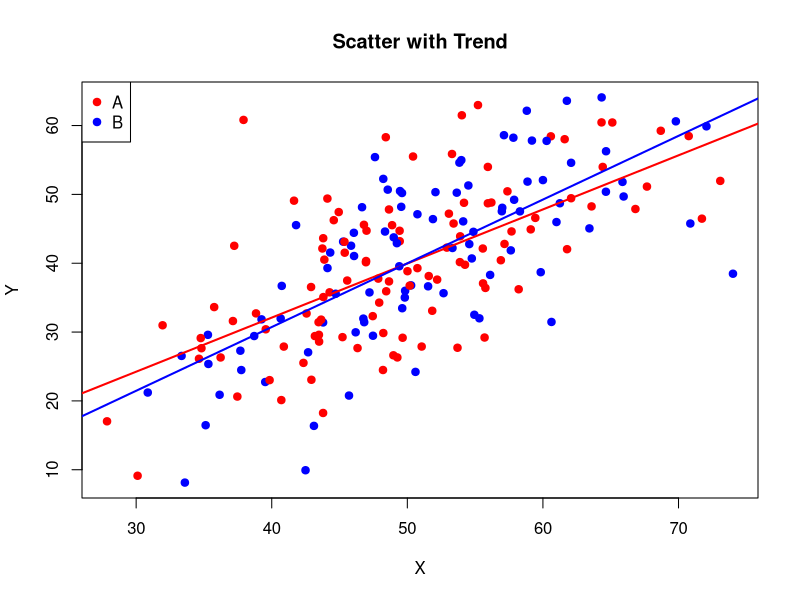
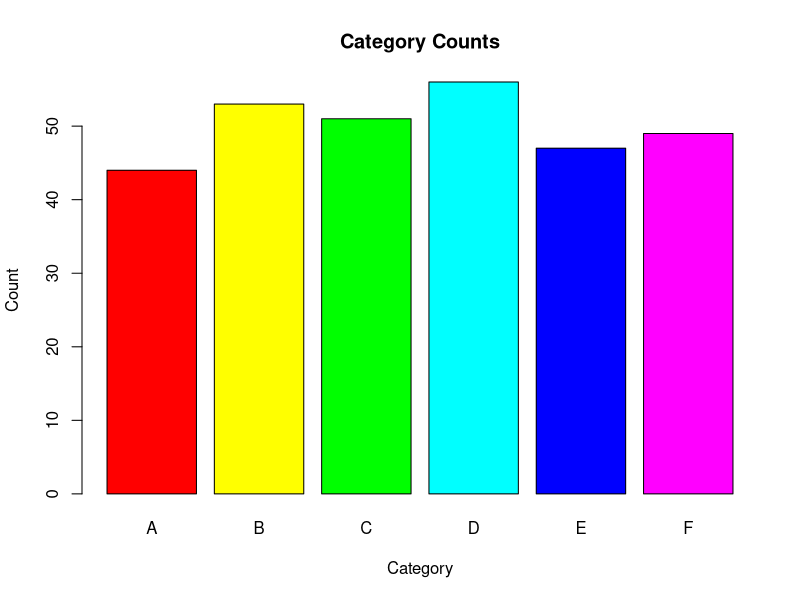
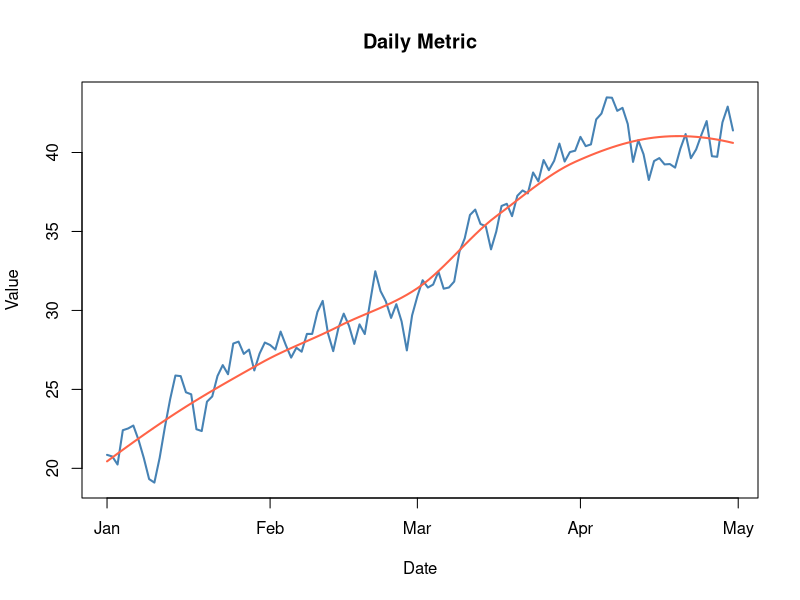
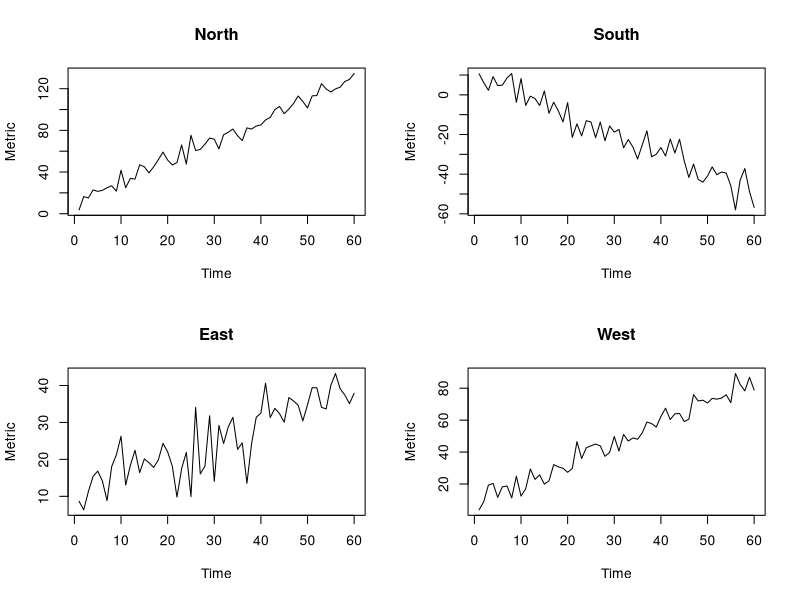

The R script that drew these images, in order:
## ---- chunk 1
# library(tidyverse)
knitr::opts_chunk$set(fig.width = 8, fig.height = 6, dpi = 150)
## ---- chunk 2
set.seed(1)
scatter_df <- data.frame(
  x = rnorm(200, mean = 50, sd = 10),
  group = sample(c("A", "B"), 200, replace = TRUE)
)
scatter_df$y <- 0.8 * scatter_df$x + rnorm(200, sd = 8)

# Create color vector
colors <- ifelse(scatter_df$group == "A", "red", "blue")
plot(scatter_df$x, scatter_df$y, col = colors, pch = 19,
     main = "Scatter with Trend", xlab = "X", ylab = "Y")
legend("topleft", legend = c("A", "B"), col = c("red", "blue"), pch = 19)
abline(lm(y ~ x, data = scatter_df[scatter_df$group == "A",]), col = "red", lwd = 2)
abline(lm(y ~ x, data = scatter_df[scatter_df$group == "B",]), col = "blue", lwd = 2)
## ---- chunk 3
bar_df <- data.frame(
  category = sample(LETTERS[1:6], 300, replace = TRUE)
)
counts <- table(bar_df$category)

barplot(counts, col = rainbow(length(counts)),
        main = "Category Counts", xlab = "Category", ylab = "Count")
## ---- chunk 4
line_df <- data.frame(
  date = seq.Date(as.Date("2025-01-01"), by = "day", length.out = 120),
  value = cumsum(rnorm(120, mean = 0.2, sd = 1)) + 20
)

plot(line_df$date, line_df$value, type = "l", col = "steelblue", lwd = 2,
     main = "Daily Metric", xlab = "Date", ylab = "Value")
loess_fit <- loess(value ~ as.numeric(date), data = line_df)
lines(line_df$date, predict(loess_fit), col = "tomato", lwd = 2)
## ---- chunk 5
t_vec <- rep(1:60, times = 4)
facet_df <- data.frame(
  grp = rep(c("North", "South", "East", "West"), each = 60),
  t = t_vec,
  metric = 10 + rep(c(2, -1, 0.5, 1.2), each = 60) * t_vec + rnorm(240, sd = 5)
)

par(mfrow = c(2, 2))
groups <- unique(facet_df$grp)
for(g in groups) {
  sub_df <- facet_df[facet_df$grp == g,]
  plot(sub_df$t, sub_df$metric, type = "l", main = g, xlab = "Time", ylab = "Metric")
}
